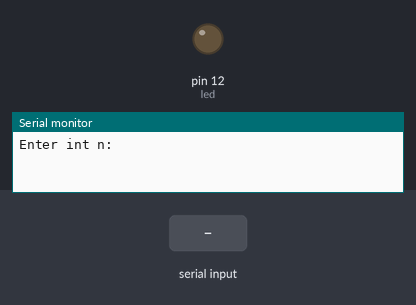
The sketch below on a simulated Arduino Uno, built with avr-gcc and run on an emulated ATmega328P. On the bench: output pins drawn as LEDs (lit = HIGH), the last lines printed to the serial monitor. Dashed ring = blinking. The test bench sets the inputs (shaded band).

Above: at 1.2 s.
1.3 s: "90,45\n" received over Serial
At 1.42 s:
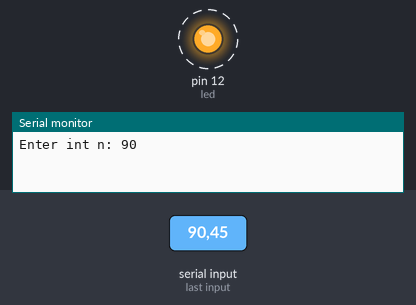
Timing chart, 0 to 10.3 s (numbered marks = the images above; inputs shaded):
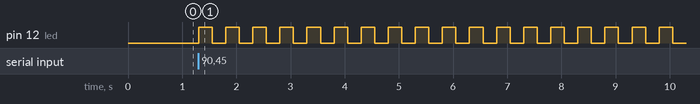

Measured:
- after the input at 1.3 s, pin 12 (led): alternates HIGH for 0.25 s and LOW for 0.25 s, starting at once

The sketch:

PR2.ino
```cpp
int led = 12;
void setup() {
  Serial.begin (9600);
  pinMode(led, OUTPUT);
}
int n;

void loop() {
  Serial.print("Enter int n: ");
  while(Serial.available()==0){
  }
  n = Serial.parseInt();
  Serial.println(n);

  for(int i = 0; i < n; i++){
    digitalWrite(led,HIGH);
    delay(250);
    digitalWrite(led,LOW);
    delay(250);
  }
}
```
